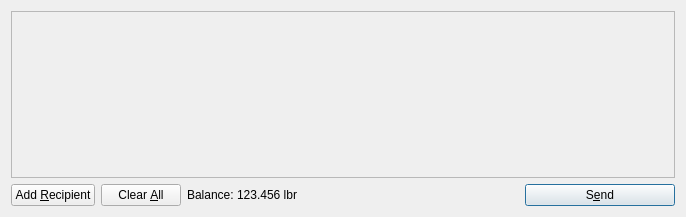
<?xml version="1.0" encoding="UTF-8"?>
<ui version="4.0">
 <class>SendCoinsDialog</class>
 <widget class="QDialog" name="SendCoinsDialog">
  <property name="geometry">
   <rect>
    <x>0</x>
    <y>0</y>
    <width>686</width>
    <height>217</height>
   </rect>
  </property>
  <property name="windowTitle">
   <string>Send Coins</string>
  </property>
  <layout class="QVBoxLayout" name="verticalLayout">
   <item>
    <widget class="QScrollArea" name="scrollArea">
     <property name="widgetResizable">
      <bool>true</bool>
     </property>
     <widget class="QWidget" name="scrollAreaWidgetContents">
      <property name="geometry">
       <rect>
        <x>0</x>
        <y>0</y>
        <width>666</width>
        <height>165</height>
       </rect>
      </property>
      <layout class="QVBoxLayout" name="verticalLayout_2">
       <property name="margin">
        <number>0</number>
       </property>
       <item>
        <layout class="QVBoxLayout" name="entries">
         <property name="spacing">
          <number>6</number>
         </property>
        </layout>
       </item>
       <item>
        <spacer name="verticalSpacer">
         <property name="orientation">
          <enum>Qt::Vertical</enum>
         </property>
         <property name="sizeHint" stdset="0">
          <size>
           <width>20</width>
           <height>40</height>
          </size>
         </property>
        </spacer>
       </item>
      </layout>
     </widget>
    </widget>
   </item>
   <item>
    <layout class="QHBoxLayout" name="horizontalLayout">
     <item>
      <widget class="QPushButton" name="addButton">
       <property name="toolTip">
        <string>Send to multiple recipients at once</string>
       </property>
       <property name="text">
        <string>Add &amp;Recipient</string>
       </property>
       <property name="icon">
        <iconset resource="../bitcoin.qrc">
         <normaloff>:/icons/add</normaloff>:/icons/add</iconset>
       </property>
       <property name="autoDefault">
        <bool>false</bool>
       </property>
      </widget>
     </item>
     <item>
      <widget class="QPushButton" name="clearButton">
       <property name="sizePolicy">
        <sizepolicy hsizetype="Minimum" vsizetype="Fixed">
         <horstretch>0</horstretch>
         <verstretch>0</verstretch>
        </sizepolicy>
       </property>
       <property name="toolTip">
        <string>Remove all transaction fields</string>
       </property>
       <property name="text">
        <string>Clear &amp;All</string>
       </property>
       <property name="icon">
        <iconset resource="../bitcoin.qrc">
         <normaloff>:/icons/remove</normaloff>:/icons/remove</iconset>
       </property>
       <property name="autoRepeatDelay">
        <number>300</number>
       </property>
       <property name="autoDefault">
        <bool>false</bool>
       </property>
      </widget>
     </item>
     <item>
      <layout class="QHBoxLayout" name="horizontalLayout_2">
       <property name="spacing">
        <number>3</number>
       </property>
       <item>
        <widget class="QLabel" name="label">
         <property name="text">
          <string>Balance:</string>
         </property>
        </widget>
       </item>
       <item>
        <widget class="QLabel" name="labelBalance">
         <property name="cursor">
          <cursorShape>IBeamCursor</cursorShape>
         </property>
         <property name="text">
          <string>123.456 lbr</string>
         </property>
         <property name="textInteractionFlags">
          <set>Qt::LinksAccessibleByMouse|Qt::TextSelectableByKeyboard|Qt::TextSelectableByMouse</set>
         </property>
        </widget>
       </item>
      </layout>
     </item>
     <item>
      <spacer name="horizontalSpacer">
       <property name="orientation">
        <enum>Qt::Horizontal</enum>
       </property>
       <property name="sizeHint" stdset="0">
        <size>
         <width>40</width>
         <height>20</height>
        </size>
       </property>
      </spacer>
     </item>
     <item>
      <widget class="QPushButton" name="sendButton">
       <property name="minimumSize">
        <size>
         <width>150</width>
         <height>0</height>
        </size>
       </property>
       <property name="toolTip">
        <string>Confirm the send action</string>
       </property>
       <property name="text">
        <string>S&amp;end</string>
       </property>
       <property name="icon">
        <iconset resource="../bitcoin.qrc">
         <normaloff>:/icons/send</normaloff>:/icons/send</iconset>
       </property>
       <property name="default">
        <bool>true</bool>
       </property>
      </widget>
     </item>
    </layout>
   </item>
  </layout>
 </widget>
 <resources>
  <include location="../bitcoin.qrc"/>
 </resources>
 <connections/>
</ui>
